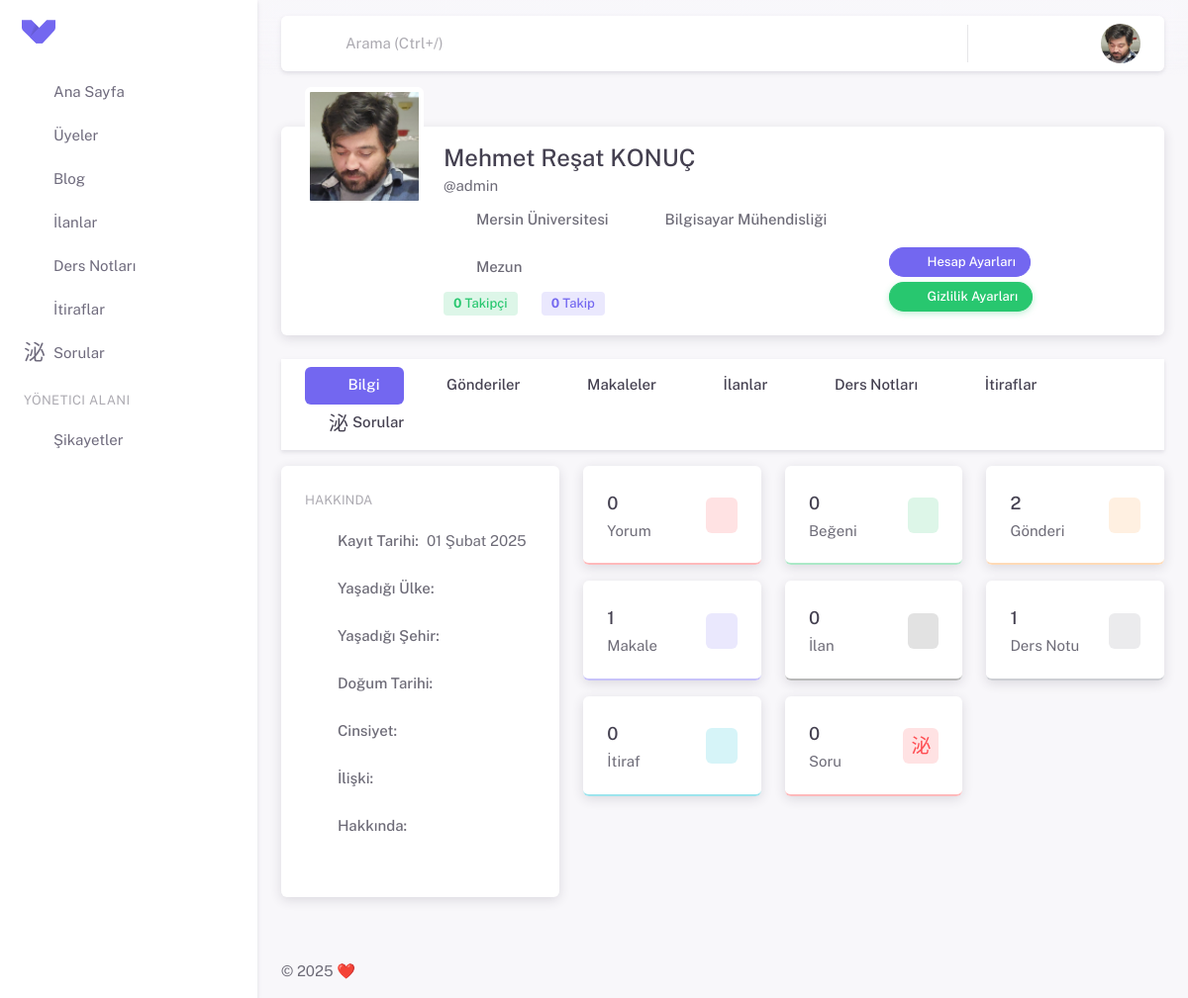
Before: /profile/admin/ (signed in) with the older database file.
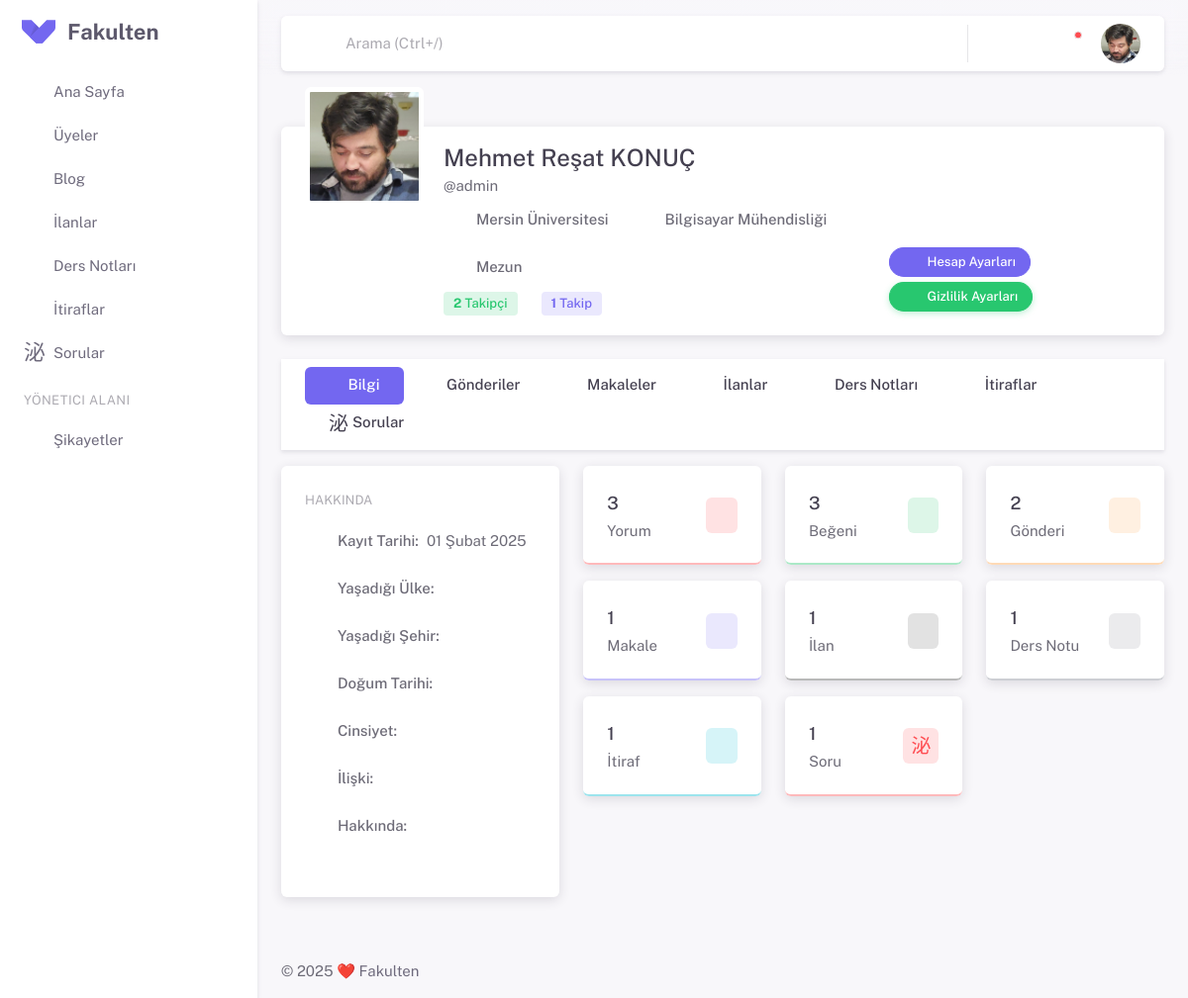
After: the same page with the newer database file.
### apps/profiles/models.py (models this page shows, shortened)
class EducationalInformationModel(models.Model):
    user = models.OneToOneField(settings.AUTH_USER_MODEL,
                             on_delete=models.CASCADE, related_name='educational_information', db_index=True)
    country = models.ForeignKey(inputs.CountriesModel,
                             on_delete=models.CASCADE, db_index=True)
    university = models.ForeignKey(inputs.UniversitiesModel,
                             on_delete=models.CASCADE, db_index=True)
    department = models.ForeignKey(inputs.DepartmentsModel,
                             on_delete=models.CASCADE, db_index=True)
    status = models.ForeignKey(inputs.StatusModel,
                             on_delete=models.CASCADE, db_index=True)

### apps/inputs/models.py (models this page shows)
class UniversitiesModel(models.Model):
    countries = models.ForeignKey(CountriesModel, on_delete=models.CASCADE)
    universities = models.CharField(max_length=255)
    def __str__(self):
        return self.universities

class DepartmentsModel(models.Model):
    universities = models.ManyToManyField(UniversitiesModel)
    departments = models.CharField(max_length=255)
    def __str__(self):
        return self.departments

class StatusModel(models.Model):
    status = models.CharField(max_length=55)
    def __str__(self):
        return self.status

### apps/settings/models.py (models this page shows, shortened)
class SiteSettingsModel(models.Model):
    site_name = models.CharField(max_length=50, verbose_name="Site Adı")
    site_description = models.TextField(verbose_name="Site Açıklaması")
    class Meta:
        verbose_name = "Site Ayarı"
        verbose_name_plural = "Site Ayarları"

### apps/profiles/views.py (the view)
# urls.py: path('<str:username>/', views.ProfileView.as_view(), name='profile'),
class ProfileView(LoginRequiredMixin, View):
    model = models.EducationalInformationModel
    template = 'profiles/index.html'
    context = {
    }
    def get(self, request, username):
        users = get_user_model()
        profile = get_object_or_404(
            users.objects.select_related(
                'educational_information',
                'additional_information',
                'privacy',
                'profile_photo'
            ).prefetch_related(
                'followers',
                'following',
                'follow_requests_received',
                'comments',
                'likes',
                'posts',
                'blogs',
                'marketplace',
                'documents',
                'questions',
                'confessions',
            ),
            username=username
        )
        followers = profile.followers.filter(follower=request.user)
        follow_requests = profile.follow_requests_received.filter(follower=request.user)
        self.context.update({
            'siteTitle' : f'{profile.first_name} {profile.last_name}',
            'profile': profile,
            'followers': followers,
            'follow_requests': follow_requests,
        })
        return render(request, self.template, self.context)

### apps/comments/models.py (called while the page is built)
    def get_notifications_comment_context(self):
        context = {
        'message' : 'yorumunuza yorum yaptı.',
        'content_title' : self.text,
        'content_url' : reverse('comment_detail', kwargs={'comment_id': self.id}),
        }
        return context

    def get_notifications_like_context(self):
        context = {
        'message' : 'yorumunuzu beğendi.',
        'content_title' : self.text,
        'content_url' : reverse('comment_detail', kwargs={'comment_id': self.id}),
        }
        return context

### apps/profiles/templates/profiles/index.html (shortened to what the changed rows need)
{% extends 'profiles/partials/base.html' %}
{% load static %}
{% block profile_css %}
<link rel="stylesheet" href="{% static 'assets/vendor/css/pages/page-profile.css' %}" />
{% endblock profile_css%}
{% block profile_content %}
<div class="row">
   <div class="col-xl-4 col-lg-5 col-md-5">
      <div class="card mb-6">
         <div class="card-body">
            <ul class="list-unstyled my-3 py-1">
               <li class="d-flex align-items-center mb-4">
                  <i class="ti ti-user-plus ti-lg"></i><span class="fw-medium mx-2">Kayıt Tarihi:</span>
                  <span>{{profile.date_joined|date:" d F Y"}}</span>
               </li>
            </ul>
         </div>
      </div>
   </div>
   <div class="col-xl-8 col-lg-7 col-md-7">
      <div class="row">
         <div class="col-lg-4 col-sm-6 mb-4">
            <div class="card card-border-shadow-danger h-100">
               <div class="card-body d-flex justify-content-between align-items-center">
                  <div class="card-title mb-0">
                     <h5 class="mb-1 me-2">{{profile.comments.count}}</h5>
                     <p class="mb-0">Yorum</p>
                  </div>
               </div>
            </div>
         </div>
         <div class="col-lg-4 col-sm-6 mb-4">
            <div class="card card-border-shadow-success h-100">
               <div class="card-body d-flex justify-content-between align-items-center">
                  <div class="card-title mb-0">
                     <h5 class="mb-1 me-2">{{profile.likes.count}}</h5>
                     <p class="mb-0">Beğeni</p>
                  </div>
               </div>
            </div>
         </div>
         <div class="col-lg-4 col-sm-6 mb-4">
            <div class="card card-border-shadow-warning h-100">
               <div class="card-body d-flex justify-content-between align-items-center">
                  <div class="card-title mb-0">
                     <h5 class="mb-1 me-2">{{profile.posts.count}}</h5>
                     <p class="mb-0">Gönderi</p>
                  </div>
               </div>
            </div>
         </div>
         <div class="col-lg-4 col-sm-6 mb-4">
            <div class="card card-border-shadow-primary h-100">
               <div class="card-body d-flex justify-content-between align-items-center">
                  <div class="card-title mb-0">
                     <h5 class="mb-1 me-2">{{profile.blogs.count}}</h5>
                     <p class="mb-0">Makale</p>
                  </div>
               </div>
            </div>
         </div>
         <div class="col-lg-4 col-sm-6 mb-4">
            <div class="card card-border-shadow-dark h-100">
               <div class="card-body d-flex justify-content-between align-items-center">
                  <div class="card-title mb-0">
                     <h5 class="mb-1 me-2">{{profile.marketplace.count}}</h5>
                     <p class="mb-0">İlan</p>
                  </div>
               </div>
            </div>
         </div>
         <div class="col-lg-4 col-sm-6 mb-4">
            <div class="card card-border-shadow-secondary h-100">
               <div class="card-body d-flex justify-content-between align-items-center">
                  <div class="card-title mb-0">
                     <h5 class="mb-1 me-2">{{profile.documents.count}}</h5>
                     <p class="mb-0">Ders Notu</p>
                  </div>
               </div>
            </div>
         </div>
         <div class="col-lg-4 col-sm-6 mb-4">
            <div class="card card-border-shadow-info h-100">
               <div class="card-body d-flex justify-content-between align-items-center">
                  <div class="card-title mb-0">
                     <h5 class="mb-1 me-2">{{profile.confessions.count}}</h5>
                     <p class="mb-0">İtiraf</p>
                  </div>
               </div>
            </div>
         </div>
         <div class="col-lg-4 col-sm-6 mb-4">
            <div class="card card-border-shadow-danger h-100">
               <div class="card-body d-flex justify-content-between align-items-center">
                  <div class="card-title mb-0">
                     <h5 class="mb-1 me-2">{{profile.questions.count}}</h5>
                     <p class="mb-0">Soru</p>
                  </div>
               </div>
            </div>
         </div>
      </div>
   </div>
</div>
{% endblock %}

### apps/profiles/templates/profiles/partials/base.html (shortened to what the changed rows need)
{% extends 'partials/base.html' %}
{% load static %}
{% block extra_css %}
<link rel="stylesheet" href="{% static 'assets/vendor/css/pages/page-profile.css' %}" />
<link rel="stylesheet" href="{% static 'assets/fancybox/jquery.fancybox.min.css' %}">
{% block profile_css %}
{% endblock %}
{% endblock %}
{% block content %}
<div class="row mt-8">
   <div class="col-12">
      <div class="card mb-6">
         <div class="user-profile-header d-flex flex-column flex-lg-row text-sm-start text-center mb-5">
            <div class="flex-grow-1 mt-3 mt-lg-5">
               <div
                  class="d-flex align-items-md-end justify-content-md-between  mx-5 flex-md-row flex-column gap-4">
                  <div class="user-profile-info">
                     <h4 class="mb-0 mt-lg-6">{{profile.first_name}} {{profile.last_name}} {% if profile.privacy.is_private %}<i class="ti ti-lock"></i>{%endif%}</h4>
                     <span data-bs-toggle="tooltip" data-bs-placement="top" title="Kullanıcı Adı">@{{profile.username}}</span>
                     <ul
                        class="list-inline mb-0 d-flex align-items-center flex-wrap justify-content-sm-start justify-content-center gap-4 my-2">
                        <li class="list-inline-item d-flex gap-2 align-items-center">
                           <i class="ti ti-building-bank ti-lg"></i><span class="fw-medium">{{profile.educational_information.university}}</span>
                        </li>
                        <li class="list-inline-item d-flex gap-2 align-items-center">
                           <i class="ti ti-address-book ti-lg"></i><span class="fw-medium">{{profile.educational_information.department}}</span>
                        </li>
                        <li class="list-inline-item d-flex gap-2 align-items-center">
                           <i class="ti ti-school ti-lg"></i><span class="fw-medium">{{profile.educational_information.status}}</span>
                        </li>
                     </ul>
                     <ul class="list-inline mb-0 d-flex align-items-center flex-wrap justify-content-sm-start justify-content-center gap-4 my-2">
                        <li class="list-inline-item d-flex gap-2 align-items-center">
                           {% if user == profile %}
                           <a href="{% url 'followers_profile' %}">
                           <span class="badge bg-label-success" id="follower-count"><strong>{{profile.followers.count}}</strong> Takipçi</span>
                           </a>
                           {%else%}
                           <span class="badge bg-label-success" id="follower-count"><strong>{{profile.followers.count}}</strong> Takipçi</span>
                           {%endif%}
                        </li>
                        <li class="list-inline-item d-flex gap-2 align-items-center">
                           {% if user == profile %}
                           <a href="{% url 'following_profile' %}">
                           <span class="badge bg-label-primary"><strong>{{profile.following.count}}</strong> Takip</span>
                           </a>
                           {%else%}
                           <span class="badge bg-label-primary"><strong>{{profile.following.count}}</strong> Takip</span>
                           {%endif%}
                        </li>
                     </ul>
                  </div>
               </div>
            </div>
         </div>
      </div>
   </div>
</div>
{%if profile.privacy.is_private and profile != user and not followers  %}
<div class="alert alert-solid-danger d-flex align-items-center" role="alert">
   <span class="alert-icon rounded">
   <i class="ti ti-lock"></i>
   </span>
   Gizli Hesap Sadece Takipçileri Görüntüleyebilir.
</div>
{%else %}
{% block profile_content %}
{% endblock %}
{%endif%}
{% endblock %}

### templates/partials/sidebar.html (shortened to what this page needs)
<aside id="layout-menu" class="layout-menu menu-vertical menu bg-menu-theme">
    <div class="app-brand demo">
      <a href="{% url 'home' %}" class="app-brand-link">
        <span class="app-brand-logo demo">
        </span>
        <span class="app-brand-text demo menu-text fw-bold">{{site_settings.site_name}}</span>
      </a>
      <a href="javascript:void(0);" class="layout-menu-toggle menu-link text-large ms-auto">
        <i class="ti menu-toggle-icon d-none d-xl-block align-middle"></i>
      </a>
    </div>
    {% with current_page=request.resolver_match.url_name %}
    <ul class="menu-inner py-1">
      <li class="menu-item {% if current_page == 'home' %} active{% endif %}">
        <a href="{% url 'home' %}" class="menu-link">
          <i class="menu-icon tf-icons ti ti-smart-home"></i>
          <div>Ana Sayfa</div>
        </a>
      </li>
      <li class="menu-item {% if current_page == 'members' %} active{% endif %}">
        <a href="{% url 'members' %}" class="menu-link">
          <i class="menu-icon tf-icons ti ti-user-search"></i>
          <div>Üyeler</div>
        </a>
      </li>
      <li class="menu-item {% if '/blogs/' in request.path %} active open{% endif %}">
        <a href="" class="menu-link menu-toggle">
          <i class="menu-icon tf-icons ti ti-blockquote"></i>
          <div>Blog</div>
        </a>
      </li>
      <li class="menu-item {% if '/marketplace/' in request.path %} active open{% endif %}">
        <a href="{% url 'marketplace' %}" class="menu-link menu-toggle">
          <i class="menu-icon tf-icons ti ti-building-store"></i>
          <div>İlanlar</div>
        </a>
      </li>
      <li class="menu-item {% if '/documents/' in request.path %} active open{% endif %}">
        <a href="" class="menu-link menu-toggle">
          <i class="menu-icon tf-icons ti ti-notebook"></i>
          <div>Ders Notları</div>
        </a>
      </li>
      <li class="menu-item {% if '/confessions/' in request.path %} active open{% endif %}">
        <a href="{% url 'confessions' %}" class="menu-link menu-toggle">
          <i class="menu-icon ti-icons ti ti-spy"></i>
          <div>İtiraflar</div>
        </a>
      </li>
      <li class="menu-item {% if '/questions/' in request.path %} active open{% endif %}">
        <a href="" class="menu-link menu-toggle">
          <i class="menu-icon ti-icons ti ti-message-2-question"></i>
          <div>Sorular</div>
        </a>
      </li>
      {% if user.is_superuser %}
      <li class="menu-header small">
        <span class="menu-header-text">Yönetici Alanı</span>
      </li>
      <li class="menu-item {% if '/complaints/' in request.path %} active open{% endif %}">
        <a href="{% url 'complaint_dashboard' %}" class="menu-link">
          <i class="menu-icon ti-icons ti ti-message-report"></i>
          <div>Şikayetler</div>
        </a>
      </li>
      {%endif%}
    </ul>
    {% endwith %}
  </aside>

### templates/partials/footer.html (shortened to what this page needs)
<footer class="content-footer footer bg-footer-theme">
  <div class="container-xxl">
    <div
      class="footer-container d-flex align-items-center justify-content-between py-4 flex-md-row flex-column">
      <div class="text-body">
        ©
        ❤️ <a href="#" target="_blank" class="footer-link">{{site_settings.site_name}}</a>
      </div>
    </div>
  </div>
</footer>

Changed rows visible on the page:
added SiteSettingsModel: site_name "Fakulten"
Other visible differences:
{{ profile.followers.count }}: "0" → "2"
{{ profile.following.count }}: "0" → "1"
{{ profile.comments.count }}: "0" → "3"
{{ profile.likes.count }}: "0" → "3"
{{ profile.marketplace.count }}: "0" → "1"
{{ profile.confessions.count }}: "0" → "1"
{{ profile.questions.count }}: "0" → "1"
